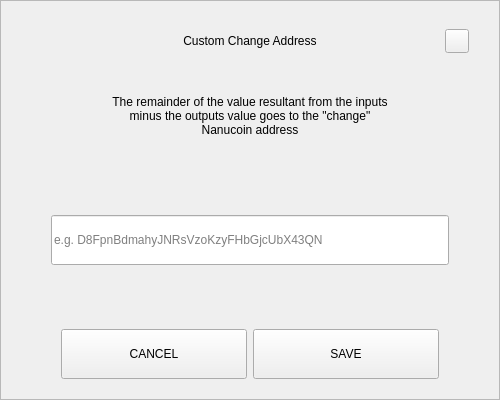
<?xml version="1.0" encoding="UTF-8"?>
<ui version="4.0">
 <class>SendChangeAddressDialog</class>
 <widget class="QDialog" name="SendChangeAddressDialog">
  <property name="geometry">
   <rect>
    <x>0</x>
    <y>0</y>
    <width>500</width>
    <height>400</height>
   </rect>
  </property>
  <property name="windowTitle">
   <string>Dialog</string>
  </property>
  <layout class="QVBoxLayout" name="verticalLayout">
   <property name="spacing">
    <number>0</number>
   </property>
   <property name="leftMargin">
    <number>0</number>
   </property>
   <property name="topMargin">
    <number>0</number>
   </property>
   <property name="rightMargin">
    <number>0</number>
   </property>
   <property name="bottomMargin">
    <number>0</number>
   </property>
   <item>
    <widget class="QFrame" name="frame">
     <property name="styleSheet">
      <string notr="true"/>
     </property>
     <property name="frameShape">
      <enum>QFrame::StyledPanel</enum>
     </property>
     <property name="frameShadow">
      <enum>QFrame::Raised</enum>
     </property>
     <layout class="QVBoxLayout" name="verticalLayout_2" stretch="0,0,0,0,0,0,0">
      <property name="spacing">
       <number>0</number>
      </property>
      <property name="leftMargin">
       <number>30</number>
      </property>
      <property name="topMargin">
       <number>20</number>
      </property>
      <property name="rightMargin">
       <number>30</number>
      </property>
      <property name="bottomMargin">
       <number>20</number>
      </property>
      <item>
       <layout class="QHBoxLayout" name="horizontalLayout_3">
        <property name="spacing">
         <number>0</number>
        </property>
        <item>
         <spacer name="horizontalSpacer_2">
          <property name="orientation">
           <enum>Qt::Horizontal</enum>
          </property>
          <property name="sizeHint" stdset="0">
           <size>
            <width>40</width>
            <height>20</height>
           </size>
          </property>
         </spacer>
        </item>
        <item>
         <widget class="QLabel" name="labelTitle">
          <property name="minimumSize">
           <size>
            <width>0</width>
            <height>40</height>
           </size>
          </property>
          <property name="maximumSize">
           <size>
            <width>16777215</width>
            <height>40</height>
           </size>
          </property>
          <property name="styleSheet">
           <string notr="true">padding-left:24px;</string>
          </property>
          <property name="text">
           <string>Custom Change Address</string>
          </property>
          <property name="alignment">
           <set>Qt::AlignCenter</set>
          </property>
          <property name="margin">
           <number>7</number>
          </property>
         </widget>
        </item>
        <item>
         <spacer name="horizontalSpacer">
          <property name="orientation">
           <enum>Qt::Horizontal</enum>
          </property>
          <property name="sizeHint" stdset="0">
           <size>
            <width>40</width>
            <height>20</height>
           </size>
          </property>
         </spacer>
        </item>
        <item>
         <widget class="QPushButton" name="btnEsc">
          <property name="minimumSize">
           <size>
            <width>24</width>
            <height>24</height>
           </size>
          </property>
          <property name="maximumSize">
           <size>
            <width>24</width>
            <height>24</height>
           </size>
          </property>
          <property name="focusPolicy">
           <enum>Qt::NoFocus</enum>
          </property>
          <property name="text">
           <string/>
          </property>
         </widget>
        </item>
       </layout>
      </item>
      <item>
       <spacer name="verticalSpacer_2">
        <property name="orientation">
         <enum>Qt::Vertical</enum>
        </property>
        <property name="sizeType">
         <enum>QSizePolicy::Fixed</enum>
        </property>
        <property name="sizeHint" stdset="0">
         <size>
          <width>20</width>
          <height>20</height>
         </size>
        </property>
       </spacer>
      </item>
      <item alignment="Qt::AlignHCenter">
       <widget class="QLabel" name="labelMessage">
        <property name="minimumSize">
         <size>
          <width>0</width>
          <height>70</height>
         </size>
        </property>
        <property name="text">
         <string>The remainder of the value resultant from the inputs minus the outputs value goes to the &quot;change&quot; Nanucoin address</string>
        </property>
        <property name="alignment">
         <set>Qt::AlignCenter</set>
        </property>
        <property name="wordWrap">
         <bool>true</bool>
        </property>
       </widget>
      </item>
      <item>
       <spacer name="verticalSpacer_3">
        <property name="orientation">
         <enum>Qt::Vertical</enum>
        </property>
        <property name="sizeHint" stdset="0">
         <size>
          <width>20</width>
          <height>40</height>
         </size>
        </property>
       </spacer>
      </item>
      <item>
       <layout class="QHBoxLayout" name="horizontalLayout_2">
        <property name="spacing">
         <number>0</number>
        </property>
        <property name="leftMargin">
         <number>20</number>
        </property>
        <property name="rightMargin">
         <number>20</number>
        </property>
        <item>
         <widget class="QLineEdit" name="lineEditAddress">
          <property name="minimumSize">
           <size>
            <width>0</width>
            <height>50</height>
           </size>
          </property>
          <property name="placeholderText">
           <string notr="true">e.g. D8FpnBdmahyJNRsVzoKzyFHbGjcUbX43QN</string>
          </property>
         </widget>
        </item>
       </layout>
      </item>
      <item>
       <spacer name="verticalSpacer">
        <property name="orientation">
         <enum>Qt::Vertical</enum>
        </property>
        <property name="sizeHint" stdset="0">
         <size>
          <width>20</width>
          <height>40</height>
         </size>
        </property>
       </spacer>
      </item>
      <item>
       <layout class="QHBoxLayout" name="horizontalLayout" stretch="2,2">
        <property name="spacing">
         <number>6</number>
        </property>
        <property name="leftMargin">
         <number>30</number>
        </property>
        <property name="rightMargin">
         <number>30</number>
        </property>
        <item>
         <widget class="QPushButton" name="btnCancel">
          <property name="minimumSize">
           <size>
            <width>180</width>
            <height>50</height>
           </size>
          </property>
          <property name="focusPolicy">
           <enum>Qt::NoFocus</enum>
          </property>
          <property name="text">
           <string>CANCEL</string>
          </property>
         </widget>
        </item>
        <item>
         <widget class="QPushButton" name="btnSave">
          <property name="minimumSize">
           <size>
            <width>180</width>
            <height>50</height>
           </size>
          </property>
          <property name="focusPolicy">
           <enum>Qt::NoFocus</enum>
          </property>
          <property name="text">
           <string>SAVE</string>
          </property>
         </widget>
        </item>
       </layout>
      </item>
     </layout>
    </widget>
   </item>
  </layout>
 </widget>
 <resources/>
 <connections/>
</ui>
